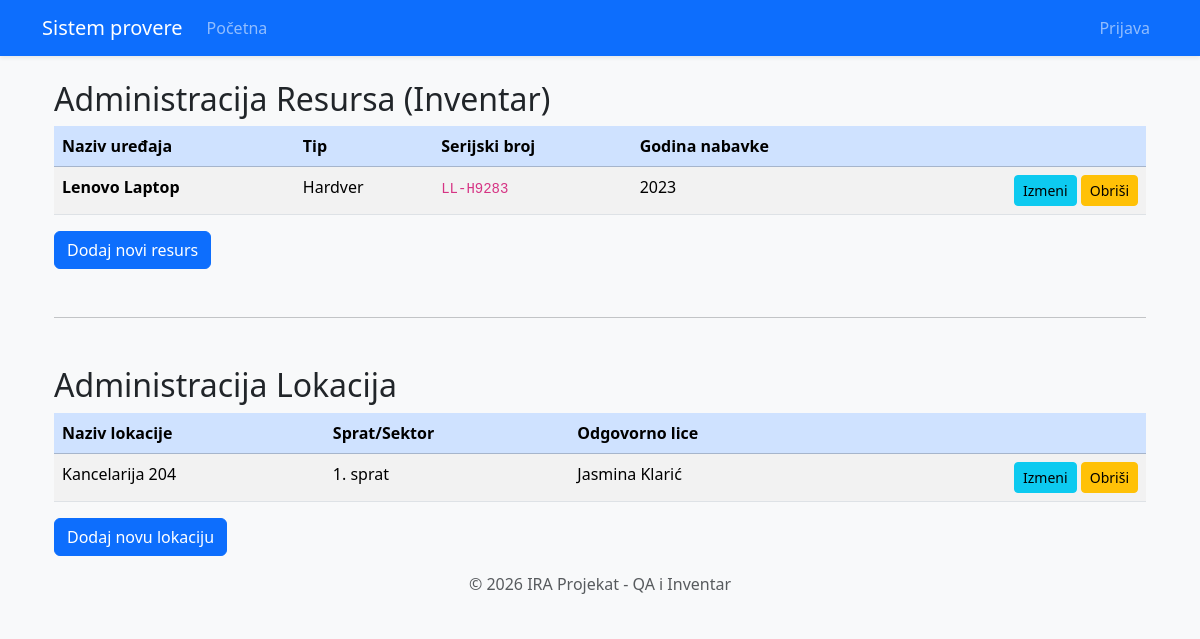
The app's page /administracija, older data.
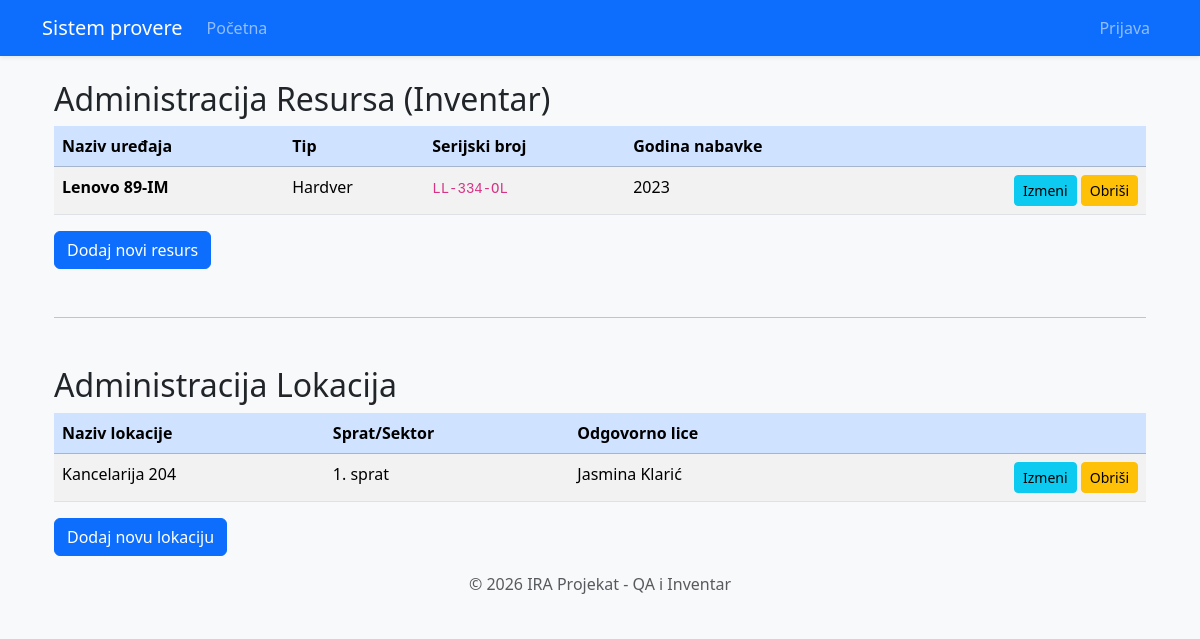
The same page, newer data.
### alchemy_classes.py (models this page shows)
class Resurs(db.Model):
    __tablename__ = "resurs"
    id: Mapped[int] = mapped_column(Integer, primary_key=True)
    naziv: Mapped[str] = mapped_column(String(100), nullable=False)
    tip: Mapped[str] = mapped_column(String(50))
    serijski_broj: Mapped[str] = mapped_column(String(100), unique=True)
    godina_nabavke: Mapped[int] = mapped_column(Integer)
    statusi: Mapped[list["StatusResursa"]] = relationship("StatusResursa", back_populates="resurs", lazy=True)

### main.py (the view)
@app.route("/administracija", methods=["GET", "POST"])
def admin_page():
    all_resources = db.session.execute(db.select(Resurs)).scalars().all()
    all_locations = db.session.execute(db.select(Lokacija)).scalars().all()
    return render_template("administracija.html", resursi=all_resources, lokacije=all_locations)

### templates/administracija.html (shortened to what this page needs)
{% extends "base.html" %}
{% block content %}
<div class="jumbotron">
    <div class="container">
         <h2 class="mt-4">Administracija Resursa (Inventar)</h2>
        <table class="table table-striped table-hover">
            <thead>
            <tr class="table-primary">
                <th scope="col">Naziv uređaja</th>
                <th scope="col">Tip</th>
                <th scope="col">Serijski broj</th>
                <th scope="col">Godina nabavke</th>
                <th scope="col"></th>
            </tr>
            </thead>
            <tbody>
            {% for r in resursi %}
            <tr>
                <td><strong>{{r.naziv}}</strong></td>
                <td>{{r.tip}}</td>
                <td><code>{{r.serijski_broj or "/"}}</code></td>
                <td>{{r.godina_nabavke}}</td>
                 <td style="text-align: right;">
                    <a class="btn btn-sm btn-info" href="{{ url_for('add_resource', id=r.id) }}">Izmeni</a>
                    <a class="btn btn-sm btn-warning" href="{{ url_for('delete_resource', id=r.id) }}">Obriši</a>
                </td>
            </tr>
            {% endfor %}
            </tbody>
        </table>
        <a class="btn btn-primary" href="{{ url_for('add_resource') }}">Dodaj novi resurs</a>
<hr class="my-5">
        <h2>Administracija Lokacija</h2>
        <table class="table table-striped table-hover">
            <thead>
            <tr class="table-primary">
                <th scope="col">Naziv lokacije</th>
                <th scope="col">Sprat/Sektor</th>
                <th scope="col">Odgovorno lice</th>
                <th scope="col"></th>
            </tr>
            </thead>
            <tbody>
            {% for l in lokacije %}
            <tr>
                <td>{{l.naziv}}</td>
                <td>{{l.sprat or "/"}}</td>
                <td>{{l.odgovorno_lice}}</td>
                <td style="text-align: right;">
                    <a class="btn btn-sm btn-info" href="{{ url_for('add_location', id=l.id) }}">Izmeni</a>
                    <a class="btn btn-sm btn-warning" href="#">Obriši</a>
                </td>
            </tr>
            {% endfor %}
            </tbody>
        </table>
        <a class="btn btn-primary" href="{{ url_for('add_location') }}">Dodaj novu lokaciju</a>
    </div>
</div>
{% endblock %}

Row changes from the older to the newer data that the page shows:
changed Resurs "Hardver": naziv "Lenovo Laptop" → "Lenovo 89-IM"; serijski_broj "LL-H9283" → "LL-334-OL"
